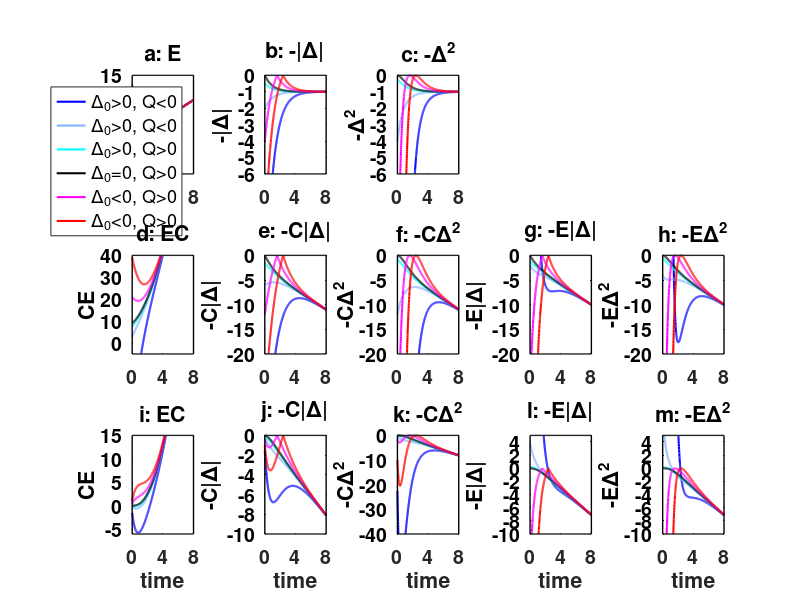

This figure's MATLAB source:
% AUTHOR:   Michael Cortez, Florida State University
% DATE:     December 2025
% PURPOSE:  Plot time series for each term, assuming linearly increasing climate

% INPUTS:   Delta0 = Initial disequilibirum when climate change begins
%           C0 = initial climate
%           r = rate of change of climate
%           lambda = response rate of community


clear all

figure('Position',[10 10 1200 900]);
textsize = 14;

%% Common Parameters - Rows 1 and 2
tvals = 0:0.01:8;
r = 1;
C0 = 3;
C = C0 + r*tvals;
Colors = {'b',"#80B3FF",'c', 'k', 'm','r'};
lambda = 1;
Delta0 = [15, 2, 0.5, 0, -4, -10];
F = zeros(length(Delta0),length(tvals));

%%%%%%%%%%%%%%%%%%%%%%%%%%%%%%%%%%%%%%%%%%%%%%%%%%%%%%%%%%%%%%%%%%%%%%%%%
%%  Panel A: E
subplot(3,5,1) 
hold on
for ii = 1:length(Delta0)
    %%% Compute time series for community climate equilibrium  
    E = C - r*lambda + (r*lambda - Delta0(ii))*exp(-tvals/lambda);
    %%% Compute time series for ecosystem function
    F(ii,:) = E;
    plot(tvals,F(ii,:),'-','LineWidth',1.5,'color',Colors{ii})
end
xlim([0 max(tvals)]); set(gca,'XTick',[0 4 8])
ylim([-5 15])
xlabel('') 
ylabel('E') 
title('a: E') 
set(gca,'Box','on', 'Layer','top','LineWidth', 1)
set(gca,'ycolor','k','FontSize',textsize,'FontWeight','Bold')
legend('\Delta_0>0, Q<0','\Delta_0>0, Q<0','\Delta_0>0, Q>0',...
    '\Delta_0=0, Q>0','\Delta_0<0, Q>0','\Delta_0<0, Q>0',...
    'position',[0.25 0.305 1 1],'FontSize', 13)

%%%%%%%%%%%%%%%%%%%%%%%%%%%%%%%%%%%%%%%%%%%%%%%%%%%%%%%%%%%%%%%%%%%%%%%%%
%%  Panel B: -|E-C|
subplot(3,5,2) 
hold on
for ii = 1:length(Delta0)
    %%% Compute time series for community climate equilibrium  
    E = C - r*lambda + (r*lambda - Delta0(ii))*exp(-tvals/lambda);
    %%% Compute time series for ecosystem function
    F(ii,:) = -abs(E-C);
    plot(tvals,F(ii,:),'-','LineWidth',1.5,'color',Colors{ii})
end
xlim([0 max(tvals)]); set(gca,'XTick',[0 4 8])
ylim([-6 0])
ylabel('-|\Delta|') 
xlabel('') 
title('b: -|\Delta|') 
set(gca,'Box','on', 'Layer','top','LineWidth', 1)
set(gca,'ycolor','k','FontSize',textsize,'FontWeight','Bold')

%%%%%%%%%%%%%%%%%%%%%%%%%%%%%%%%%%%%%%%%%%%%%%%%%%%%%%%%%%%%%%%%%%%%%%%%%
%%  Panel C: -(E-C)^2
subplot(3,5,3) 
hold on
for ii = 1:length(Delta0)
    %%% Compute time series for community climate equilibrium  
    E = C - r*lambda + (r*lambda - Delta0(ii))*exp(-tvals/lambda);
    %%% Compute time series for ecosystem function
    F(ii,:) = -(E-C).^2;
    plot(tvals,F(ii,:),'-','LineWidth',1.5,'color',Colors{ii})
end
xlim([0 max(tvals)]); set(gca,'XTick',[0 4 8])
ylim([-6 0])
ylabel('-\Delta^2') 
xlabel('') 
title('c: -\Delta^2') 
set(gca,'Box','on', 'Layer','top','LineWidth', 1)
set(gca,'ycolor','k','FontSize',textsize,'FontWeight','Bold')


%%%%%%%%%%%%%%%%%%%%%%%%%%%%%%%%%%%%%%%%%%%%%%%%%%%%%%%%%%%%%%%%%%%%%%%%%
%%  Panel D: EC
subplot(3,5,6) 
hold on
for ii = 1:length(Delta0)
    %%% Compute time series for community climate equilibrium  
    E = C - r*lambda + (r*lambda - Delta0(ii))*exp(-tvals/lambda);
    %%% Compute time series for ecosystem function
    F(ii,:) = C.*E;
    plot(tvals,F(ii,:),'-','LineWidth',1.5,'color',Colors{ii})
end
xlim([0 max(tvals)]); set(gca,'XTick',[0 4 8])
ylim([-5 40])
ylabel('CE') 
xlabel('') 
title('d: EC') 
set(gca,'Box','on', 'Layer','top','LineWidth', 1)
set(gca,'ycolor','k','FontSize',textsize,'FontWeight','Bold')

%%%%%%%%%%%%%%%%%%%%%%%%%%%%%%%%%%%%%%%%%%%%%%%%%%%%%%%%%%%%%%%%%%%%%%%%%
%%  Panel E: -C|E-C|
subplot(3,5,7) 
hold on
for ii = 1:length(Delta0)
    %%% Compute time series for community climate equilibrium  
    E = C - r*lambda + (r*lambda - Delta0(ii))*exp(-tvals/lambda);
    %%% Compute time series for ecosystem function
    F(ii,:) = -C.*abs(E-C);
    plot(tvals,F(ii,:),'-','LineWidth',1.5,'color',Colors{ii})
end
xlim([0 max(tvals)]); set(gca,'XTick',[0 4 8])
ylim([-20 0])
ylabel('-C|\Delta|') 
xlabel('') 
title('e: -C|\Delta|') 
set(gca,'Box','on', 'Layer','top','LineWidth', 1)
set(gca,'ycolor','k','FontSize',textsize,'FontWeight','Bold')

%%%%%%%%%%%%%%%%%%%%%%%%%%%%%%%%%%%%%%%%%%%%%%%%%%%%%%%%%%%%%%%%%%%%%%%%%
%%  Panel F: -C(E-C)^2
subplot(3,5,8) 
hold on
for ii = 1:length(Delta0)
    %%% Compute time series for community climate equilibrium  
    E = C - r*lambda + (r*lambda - Delta0(ii))*exp(-tvals/lambda);
    %%% Compute time series for ecosystem function
    F(ii,:) = -C.*(E-C).^2;
    plot(tvals,F(ii,:),'-','LineWidth',1.5,'color',Colors{ii})
end
xlim([0 max(tvals)]); set(gca,'XTick',[0 4 8])
ylim([-20 0])
ylabel('-C\Delta^2') 
xlabel('') 
title('f: -C\Delta^2') 
set(gca,'Box','on', 'Layer','top','LineWidth', 1)
set(gca,'ycolor','k','FontSize',textsize,'FontWeight','Bold')


%%%%%%%%%%%%%%%%%%%%%%%%%%%%%%%%%%%%%%%%%%%%%%%%%%%%%%%%%%%%%%%%%%%%%%%%%
%%  Panel G: -C|E-C|
subplot(3,5,9) 
hold on
for ii = 1:length(Delta0)
    %%% Compute time series for community climate equilibrium  
    E = C - r*lambda + (r*lambda - Delta0(ii))*exp(-tvals/lambda);
    %%% Compute time series for ecosystem function
    F(ii,:) = -E.*abs(E-C);
    plot(tvals,F(ii,:),'-','LineWidth',1.5,'color',Colors{ii})
end
xlim([0 max(tvals)]); set(gca,'XTick',[0 4 8])
ylim([-20 0])
ylabel('-E|\Delta|') 
xlabel('') 
title('g: -E|\Delta|') 
set(gca,'Box','on', 'Layer','top','LineWidth', 1)
set(gca,'ycolor','k','FontSize',textsize,'FontWeight','Bold')

%%%%%%%%%%%%%%%%%%%%%%%%%%%%%%%%%%%%%%%%%%%%%%%%%%%%%%%%%%%%%%%%%%%%%%%%%
%%  Panel H: -C(E-C)^2
subplot(3,5,10) 
hold on
for ii = 1:length(Delta0)
    %%% Compute time series for community climate equilibrium  
    E = C - r*lambda + (r*lambda - Delta0(ii))*exp(-tvals/lambda);
    %%% Compute time series for ecosystem function
    F(ii,:) = -E.*(E-C).^2;
    plot(tvals,F(ii,:),'-','LineWidth',1.5,'color',Colors{ii})
end
xlim([0 max(tvals)]); set(gca,'XTick',[0 4 8])
ylim([-20 0])
ylabel('-E\Delta^2') 
xlabel('') 
title('h: -E\Delta^2') 
set(gca,'Box','on', 'Layer','top','LineWidth', 1)
set(gca,'ycolor','k','FontSize',textsize,'FontWeight','Bold')


%%%%%%%%%%%%%%%%%%%%%%%%%%%%%%%%%%%%%%%%%%%%%%%%%%%%%%%%%%%%%%%%%%%%%%%%%%%
%% Common Parameters - Row 3
tvals = 0:0.01:8;
r = 1;
C0 = 0.1;
C = C0 + r*tvals;
F = zeros(length(Delta0),length(tvals));


%%%%%%%%%%%%%%%%%%%%%%%%%%%%%%%%%%%%%%%%%%%%%%%%%%%%%%%%%%%%%%%%%%%%%%%%%
%%  Panel I:  EC
subplot(3,5,11) 
hold on
for ii = 1:length(Delta0)
    %%% Compute time series for community climate equilibrium  
    E = C - r*lambda + (r*lambda - Delta0(ii))*exp(-tvals/lambda);
    %%% Compute time series for ecosystem function
    F(ii,:) = C.*E;
    plot(tvals,F(ii,:),'-','LineWidth',1.5,'color',Colors{ii})
end
xlim([0 max(tvals)]); set(gca,'XTick',[0 4 8])
ylim([-6 15])
ylabel('CE') 
xlabel('time') 
title('i: EC') 
set(gca,'Box','on', 'Layer','top','LineWidth', 1)
set(gca,'ycolor','k','FontSize',textsize,'FontWeight','Bold')

%%%%%%%%%%%%%%%%%%%%%%%%%%%%%%%%%%%%%%%%%%%%%%%%%%%%%%%%%%%%%%%%%%%%%%%%%
%%  Panel J:  -C|E-C|
subplot(3,5,12) 
hold on
for ii = 1:length(Delta0)
    %%% Compute time series for community climate equilibrium  
    E = C - r*lambda + (r*lambda - Delta0(ii))*exp(-tvals/lambda);
    %%% Compute time series for ecosystem function
    F(ii,:) = -C.*abs(E-C);
    plot(tvals,F(ii,:),'-','LineWidth',1.5,'color',Colors{ii})
end
xlim([0 max(tvals)]); set(gca,'XTick',[0 4 8])
ylim([-10 0])
ylabel('-C|\Delta|') 
xlabel('time') 
title('j: -C|\Delta|') 
set(gca,'Box','on', 'Layer','top','LineWidth', 1)
set(gca,'ycolor','k','FontSize',textsize,'FontWeight','Bold')

%%%%%%%%%%%%%%%%%%%%%%%%%%%%%%%%%%%%%%%%%%%%%%%%%%%%%%%%%%%%%%%%%%%%%%%%%
%%  Panel K: -C(E-C)^2
subplot(3,5,13) 
hold on
for ii = 1:length(Delta0)
    %%% Compute time series for community climate equilibrium  
    E = C - r*lambda + (r*lambda - Delta0(ii))*exp(-tvals/lambda);
    %%% Compute time series for ecosystem function
    F(ii,:) = -C.*(E-C).^2;
    plot(tvals,F(ii,:),'-','LineWidth',1.5,'color',Colors{ii})
end
xlim([0 max(tvals)]); set(gca,'XTick',[0 4 8])
ylim([-40 0])
ylabel('-C\Delta^2') 
xlabel('time') 
title('k: -C\Delta^2') 
set(gca,'Box','on', 'Layer','top','LineWidth', 1)
set(gca,'ycolor','k','FontSize',textsize,'FontWeight','Bold')


%%%%%%%%%%%%%%%%%%%%%%%%%%%%%%%%%%%%%%%%%%%%%%%%%%%%%%%%%%%%%%%%%%%%%%%%%
%%  Panel L: -C|E-C|
subplot(3,5,14) 
hold on
for ii = 1:length(Delta0)
    %%% Compute time series for community climate equilibrium  
    E = C - r*lambda + (r*lambda - Delta0(ii))*exp(-tvals/lambda);
    %%% Compute time series for ecosystem function
    F(ii,:) = -E.*abs(E-C);
    plot(tvals,F(ii,:),'-','LineWidth',1.5,'color',Colors{ii})
end
xlim([0 max(tvals)]); set(gca,'XTick',[0 4 8])
ylim([-10 5])
ylabel('-E|\Delta|') 
xlabel('time') 
title('l: -E|\Delta|') 
set(gca,'Box','on', 'Layer','top','LineWidth', 1)
set(gca,'ycolor','k','FontSize',textsize,'FontWeight','Bold')

%%%%%%%%%%%%%%%%%%%%%%%%%%%%%%%%%%%%%%%%%%%%%%%%%%%%%%%%%%%%%%%%%%%%%%%%%
%%  Panel M: -C(E-C)^2
subplot(3,5,15) 
hold on
for ii = 1:length(Delta0)
    %%% Compute time series for community climate equilibrium  
    E = C - r*lambda + (r*lambda - Delta0(ii))*exp(-tvals/lambda);
    %%% Compute time series for ecosystem function
    F(ii,:) = -E.*(E-C).^2;
    plot(tvals,F(ii,:),'-','LineWidth',1.5,'color',Colors{ii})
end
xlim([0 max(tvals)]); set(gca,'XTick',[0 4 8])
ylim([-10 5])
ylabel('-E\Delta^2') 
xlabel('time') 
title('m: -E\Delta^2') 
set(gca,'Box','on', 'Layer','top','LineWidth', 1)
set(gca,'ycolor','k','FontSize',textsize,'FontWeight','Bold')
